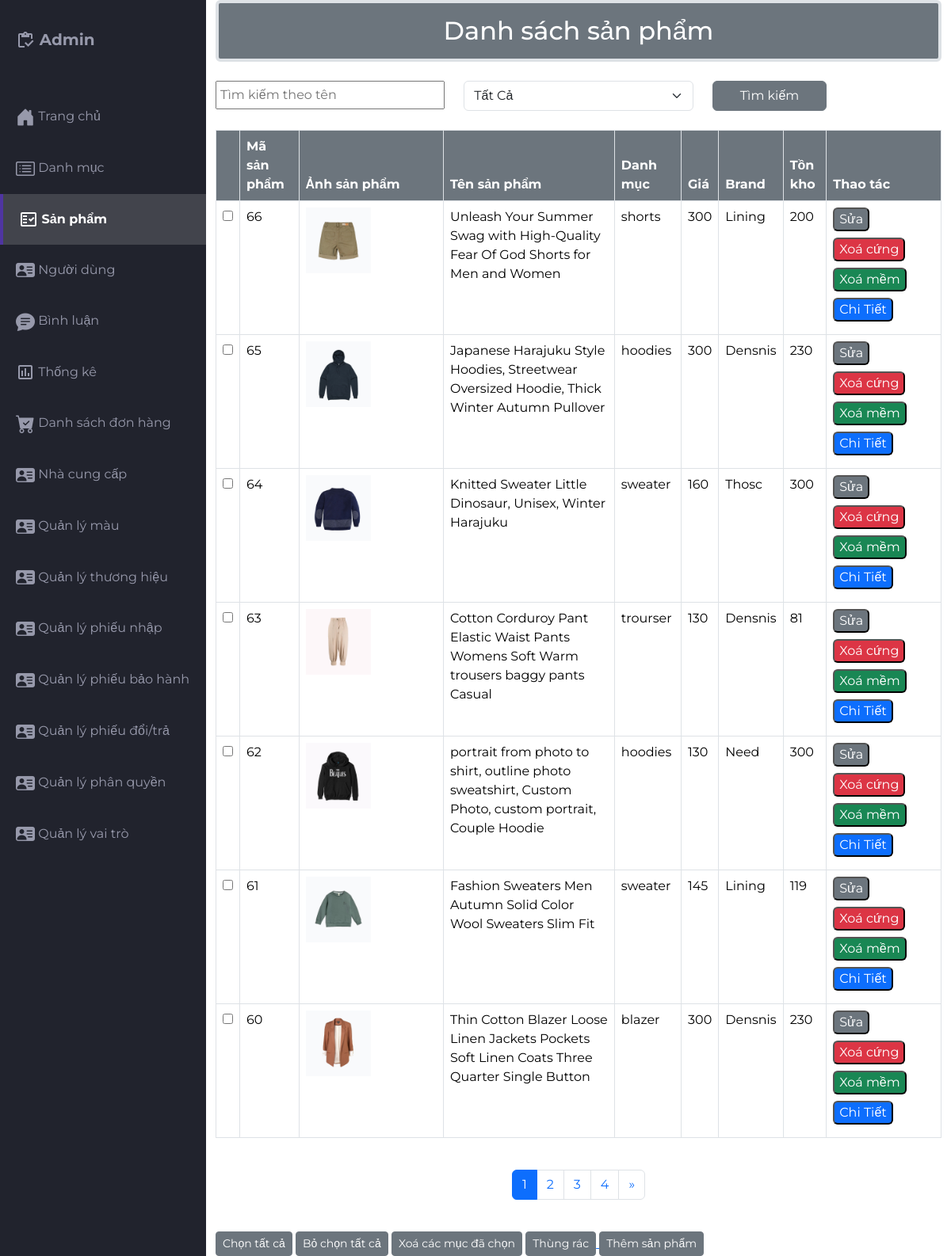
Screenshot of /src/Admin/indexadmin.php?act=pro (signed in) with the database file from the repository.
### tables this page shows
CREATE TABLE `products` (
  `pro_id` int(10) NOT NULL,
  `pro_name` varchar(255) NOT NULL,
  `pro_img` varchar(255) NOT NULL,
  `pro_price` float NOT NULL,
  `pro_desc` text NOT NULL,
  `pro_brand` varchar(55) NOT NULL,
  `pro_stock` int(11) NOT NULL,
  `cate_id` int(10) NOT NULL,
  `ncc_id` int(10) NOT NULL DEFAULT 1 COMMENT 'ID nhà cung cấp',
  `trangthai` int(1) NOT NULL,
  `pro_viewer` int(11) NOT NULL
);

CREATE TABLE `category` (
  `cate_id` int(10) NOT NULL,
  `cate_name` varchar(55) NOT NULL,
  `trangthai` int(1) NOT NULL
);

### src/app/model/connectdb.php (called while the page is built, shortened)
<?php
function get_connect()
{
    try {
        $conn = new PDO("mysql:host=localhost;dbname=da1;charset=utf8", "root", "");
        $conn->setAttribute(PDO::ATTR_ERRMODE, PDO::ERRMODE_EXCEPTION);
        return $conn;
    } catch (Exception $e) {
        echo 'Kết nối thất bại: ' . $e->getMessage();
        return null;
    }
}
function pdo_queryall($sql)
{
    $thamso = array_slice(func_get_args(), 1);
    $conn = get_connect();
    try {
        $exe = $conn->prepare($sql);
        $exe->execute($thamso);
        return $exe->fetchAll(PDO::FETCH_ASSOC);
    } catch (Exception $e) {
        echo 'Thao tác thất bại: ' . $e->getMessage();
    } finally {
        unset($conn);
    }
}
function pdo_query_one($sql)
{
    $thamso = array_slice(func_get_args(), 1);
    $conn = get_connect();
    try {
        $exe = $conn->prepare($sql);
        $exe->execute($thamso);
        return $exe->fetch(PDO::FETCH_ASSOC);
    } catch (Exception $e) {
        echo 'Thao tác thất bại: ' . $e->getMessage();
    } finally {
        unset($conn);
    }
}

### src/app/model/product.php (called while the page is built, shortened)
<?php
function queryallpro($key, $idcate, $offset = null, $limit = null)
{
    $sql = "select * from products where trangthai = 0";
    $sql .= " order by pro_id desc";
    if ($offset !== null && $limit !== null) {
        $sql .= " limit $offset, $limit";
    }
    $result = pdo_queryall($sql);
    return $result;
}
function get_total_inventory($pro_id)
{
    $sql = "SELECT SUM(soluong) as total_stock FROM pro_chitiet WHERE pro_id = $pro_id";
    $result = pdo_query_one($sql);
    if ($result && isset($result['total_stock'])) {
        return $result['total_stock'];
    }
    return 0;
}
function count_products($key = '', $idcate = 0)
{
    $sql = "SELECT COUNT(*) as total FROM products WHERE trangthai = 0";
    $result = pdo_query_one($sql);
    return $result['total'];
}

### src/app/model/cate.php (called while the page is built, shortened)
<?php
    function query_onecate($id){
        $sql = "Select * from category where cate_id = $id";
        $result = pdo_query_one($sql);
        return $result;
    }
?>

### src/Admin/sanpham/listproduct.php (the view, shortened to what this page needs)
<div class="container">
    <h2 class="border border-4 mb-4 text-bg-secondary p-3 text-center rounded">Danh sách sản phẩm</h2>
    <form action="indexadmin.php?act=search" method="post">
        <div class="row">
            <div class="col-sm-4">
                <input class="w-100 p-1" type="text" placeholder="Tìm kiếm theo tên" name="search_name">
            </div>
            <div class="col-sm-4">
                <select class="form-select" name="search_cate">
                    <option value="0">Tất Cả</option>
                </select>
            </div>
            <div class="col-sm-4">
                <button type="submit" name='searchprocate' class="btn btn-secondary w-50">Tìm kiếm</button>
            </div>
        </div>
    </form>
    <div class="table-responsive mt-4">
        <table class="table table-bordered">
            <thead>
                <tr>
                    <Th class="text-bg-secondary"></Th>
                    <th class="text-bg-secondary">Mã sản phẩm</th>
                    <th class="text-bg-secondary">Ảnh sản phẩm</th>
                    <th class="text-bg-secondary">Tên sản phẩm</th>
                    <Th class="text-bg-secondary">Danh mục</Th>
                    <Th class="text-bg-secondary">Giá</Th>
                    <Th class="text-bg-secondary">Brand</Th>
                    <Th class="text-bg-secondary">Tồn kho</Th>
                    <Th class="text-bg-secondary">Thao tác</Th>
                </tr>
            </thead>
            <?php
            $items_per_page = 7;
            $current_page = isset($_GET['page']) ? (int)$_GET['page'] : 1;
            $current_page = max(1, $current_page);
            $offset = ($current_page - 1) * $items_per_page;
            if (isset($_POST['searchprocate'])) {
                $search_name = $_POST['search_name'];
                $search_cate = $_POST['search_cate'];
                $result_pro = queryallpro($search_name, $search_cate, $offset, $items_per_page);
                $total_products = count_products($search_name, $search_cate);
                if (empty($result_pro)) {
                    echo "Danh Mục Này Chưa Có Sản Phẩm Xin Mời Bạn Thực Hiện Tùy Chọn Khác";
                }
            } else {
                $result_pro = queryallpro('', 0, $offset, $items_per_page);
                $total_products = count_products('', 0);
            }
            $total_pages = ceil($total_products / $items_per_page);
            foreach ($result_pro as $product) {
                extract($product);
                $result_cateone = query_onecate($cate_id);
                $inventory = get_total_inventory($pro_id);
            ?>
            <tbody>
                <tr>
                    <td><input type="checkbox" name="checkbox" id=""></td>
                    <td><?php echo $pro_id ?></td>
                    <td><img src="./sanpham/img/<?php echo $pro_img ?>" class="w-50 mg-thumbnail h-50" alt=""></td>
                    <td><?php echo $pro_name ?></td>
                    <td><?php echo $result_cateone['cate_name'] ?></td>
                    <td><?php echo $pro_price ?></td>
                    <td><?php echo $pro_brand ?></td>
                    <td><?php echo $inventory ?></td>
                    <td>
                        <a href="indexadmin.php?act=suapro&pro_idsua=<?php echo $pro_id ?>" class="mb-2"><input
                                class="mb-2 text-bg-secondary rounded" type="button" name="" value="Sửa" id=""></a>
                        <a href="indexadmin.php?act=delpro&pro_idxoa=<?php echo $pro_id ?>"><input type="button" name=""
                                class="mb-2 text-bg-danger rounded" value="Xoá cứng"
                                onclick="return confirm('Bạn có chắc muốn xoá ?')" id=""></a>
                        <a href="indexadmin.php?act=soft_delpro&pro_idxoa=<?php echo $pro_id ?>"><input type="button"
                                name="" class="mb-2 text-bg-success rounded" value="Xoá mềm"
                                onclick="return confirm('Bạn có chắc muốn xoá ?')" id=""></a>
                        <a href="indexadmin.php?act=chitietadmin&pro_id=<?php echo $pro_id ?>"><input type="button"
                                class="mb-2 text-bg-primary rounded" name="" value="Chi Tiết" id=""></a>
                    </td>
                </tr>
            </tbody>
            <?php
            }
            ?>
        </table>
    </div>
    <?php if ($total_products > $items_per_page): ?>
    <div class="d-flex justify-content-center mt-4 mb-4">
        <nav aria-label="Điều hướng trang">
            <ul class="pagination">
                <?php for ($i = 1; $i <= $total_pages; $i++): ?>
                <li class="page-item <?php echo ($i == $current_page) ? 'active' : ''; ?>">
                    <a class="page-link" href="indexadmin.php?act=pro&page=<?php echo $i; ?>"><?php echo $i; ?></a>
                </li>
                <?php endfor; ?>
                <?php if ($current_page < $total_pages): ?>
                <li class="page-item">
                    <a class="page-link" href="indexadmin.php?act=pro&page=<?php echo $current_page + 1; ?>"
                        aria-label="Tiếp">
                        <span aria-hidden="true">&raquo;</span>
                    </a>
                </li>
                <?php endif; ?>
            </ul>
        </nav>
    </div>
    <?php endif; ?>
    <div class="">
        <button type="button" class="btn btn-secondary btn-sm ">Chọn tất cả</button>
        <button type="button" class="btn btn-secondary btn-sm">Bỏ chọn tất cả</button>
        <button type="button" class="btn btn-secondary btn-sm">Xoá các mục đã chọn</button>
        <a href="indexadmin.php?act=thungrac_product">
            <button type="button" class="btn btn-secondary btn-sm">Thùng rác</button>
        </a>
        <a href="indexadmin.php?act=thempro">
            <button type="button" class="btn btn-secondary btn-sm">Thêm sản phẩm</button>
        </a>
    </div>
</div>

### src/Admin/css/styles.css (style rules this page uses)
body { margin: 0; padding: 0; box-sizing: border-box; background-color: #e6e8ed; color: #666666; font-family: "Montserrat", sans-serif; }

### rows the page displays
products: pro_id "66", pro_img (picture), pro_name "Unleash Your Summer Swag with High-Quality Fear Of God Shorts for Men and Women", cate.cate_name "shorts", pro_price "300", pro_brand "Lining", inventory "200"
products: pro_id "65", pro_img (picture), pro_name "Japanese Harajuku Style Hoodies, Streetwear Oversized Hoodie, Thick Winter Autumn Pullover", cate.cate_name "hoodies", pro_price "300", pro_brand "Densnis", inventory "230"
products: pro_id "64", pro_img (picture), pro_name "Knitted Sweater Little Dinosaur, Unisex, Winter Harajuku", cate.cate_name "sweater", pro_price "160", pro_brand "Thosc", inventory "300"
products: pro_id "63", pro_img (picture), pro_name "Cotton Corduroy Pant Elastic Waist Pants Womens Soft Warm trousers baggy pants Casual", cate.cate_name "trourser", pro_price "130", pro_brand "Densnis", inventory "81"
products: pro_id "62", pro_img (picture), pro_name "portrait from photo to shirt, outline photo sweatshirt, Custom Photo, custom portrait, Couple Hoodie", cate.cate_name "hoodies", pro_price "130", pro_brand "Need", inventory "300"
products: pro_id "61", pro_img (picture), pro_name "Fashion Sweaters Men Autumn Solid Color Wool Sweaters Slim Fit", cate.cate_name "sweater", pro_price "145", pro_brand "Lining", inventory "119"
products: pro_id "60", pro_img (picture), pro_name "Thin Cotton Blazer Loose Linen Jackets Pockets Soft Linen Coats Three Quarter Single Button", cate.cate_name "blazer", pro_price "300", pro_brand "Densnis", inventory "230"
